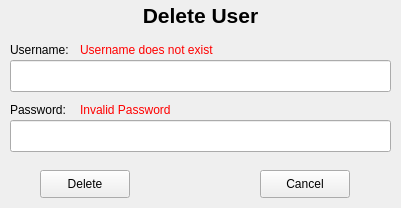
<?xml version="1.0" encoding="UTF-8"?>
<ui version="4.0">
 <class>Form</class>
 <widget class="QWidget" name="Form">
  <property name="geometry">
   <rect>
    <x>0</x>
    <y>0</y>
    <width>401</width>
    <height>208</height>
   </rect>
  </property>
  <property name="windowTitle">
   <string>Form</string>
  </property>
  <widget class="QLabel" name="lbl_title_2">
   <property name="geometry">
    <rect>
     <x>0</x>
     <y>0</y>
     <width>401</width>
     <height>31</height>
    </rect>
   </property>
   <property name="text">
    <string>&lt;html&gt;&lt;head/&gt;&lt;body&gt;&lt;p align=&quot;center&quot;&gt;&lt;span style=&quot; font-size:16pt; font-weight:600;&quot;&gt;Delete User&lt;/span&gt;&lt;/p&gt;&lt;/body&gt;&lt;/html&gt;</string>
   </property>
  </widget>
  <widget class="QPushButton" name="btn_delete">
   <property name="geometry">
    <rect>
     <x>40</x>
     <y>170</y>
     <width>90</width>
     <height>28</height>
    </rect>
   </property>
   <property name="text">
    <string>Delete</string>
   </property>
  </widget>
  <widget class="QLabel" name="lbl_username">
   <property name="geometry">
    <rect>
     <x>10</x>
     <y>40</y>
     <width>111</width>
     <height>20</height>
    </rect>
   </property>
   <property name="text">
    <string>Username:</string>
   </property>
  </widget>
  <widget class="QLabel" name="lbl_password_1">
   <property name="geometry">
    <rect>
     <x>10</x>
     <y>100</y>
     <width>121</width>
     <height>20</height>
    </rect>
   </property>
   <property name="text">
    <string>Password:</string>
   </property>
  </widget>
  <widget class="QLineEdit" name="txt_username">
   <property name="geometry">
    <rect>
     <x>10</x>
     <y>60</y>
     <width>381</width>
     <height>32</height>
    </rect>
   </property>
  </widget>
  <widget class="QLineEdit" name="txt_password_1">
   <property name="geometry">
    <rect>
     <x>10</x>
     <y>120</y>
     <width>381</width>
     <height>32</height>
    </rect>
   </property>
   <property name="echoMode">
    <enum>QLineEdit::Password</enum>
   </property>
  </widget>
  <widget class="QPushButton" name="btn_cancel">
   <property name="geometry">
    <rect>
     <x>260</x>
     <y>170</y>
     <width>90</width>
     <height>28</height>
    </rect>
   </property>
   <property name="text">
    <string>Cancel</string>
   </property>
  </widget>
  <widget class="QLabel" name="lbl_username_error">
   <property name="geometry">
    <rect>
     <x>80</x>
     <y>40</y>
     <width>191</width>
     <height>20</height>
    </rect>
   </property>
   <property name="text">
    <string>&lt;html&gt;&lt;head/&gt;&lt;body&gt;&lt;p&gt;&lt;span style=&quot; color:#ff0000;&quot;&gt;Username does not exist&lt;/span&gt;&lt;/p&gt;&lt;/body&gt;&lt;/html&gt;</string>
   </property>
  </widget>
  <widget class="QLabel" name="lbl_pass_error">
   <property name="geometry">
    <rect>
     <x>80</x>
     <y>100</y>
     <width>191</width>
     <height>20</height>
    </rect>
   </property>
   <property name="text">
    <string>&lt;html&gt;&lt;head/&gt;&lt;body&gt;&lt;p&gt;&lt;span style=&quot; color:#ff0000;&quot;&gt;Invalid Password&lt;/span&gt;&lt;/p&gt;&lt;/body&gt;&lt;/html&gt;</string>
   </property>
  </widget>
 </widget>
 <tabstops>
  <tabstop>txt_username</tabstop>
  <tabstop>txt_password_1</tabstop>
  <tabstop>btn_delete</tabstop>
  <tabstop>btn_cancel</tabstop>
 </tabstops>
 <resources/>
 <connections>
  <connection>
   <sender>btn_cancel</sender>
   <signal>clicked()</signal>
   <receiver>Form</receiver>
   <slot>close()</slot>
   <hints>
    <hint type="sourcelabel">
     <x>312</x>
     <y>230</y>
    </hint>
    <hint type="destinationlabel">
     <x>225</x>
     <y>237</y>
    </hint>
   </hints>
  </connection>
 </connections>
</ui>
